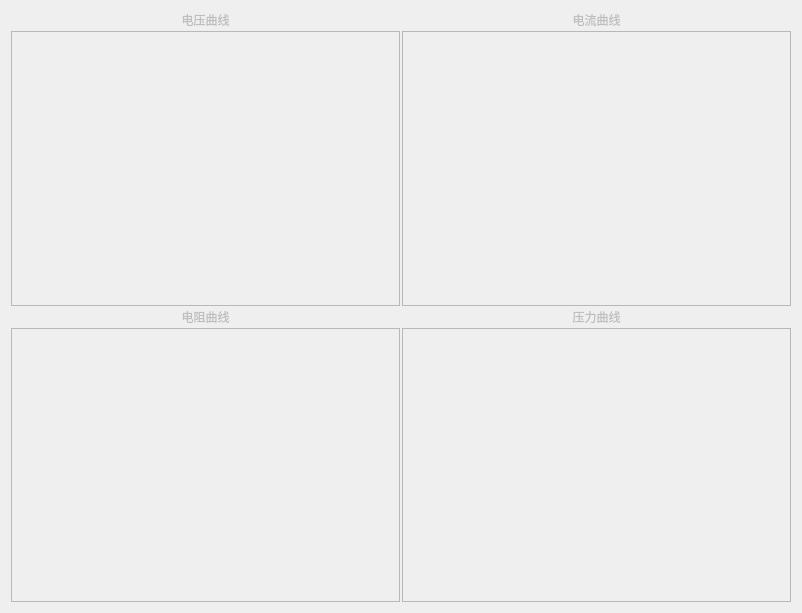
<?xml version="1.0" encoding="UTF-8"?>
<ui version="4.0">
 <class>Form</class>
 <widget class="QWidget" name="Form">
  <property name="enabled">
   <bool>false</bool>
  </property>
  <property name="geometry">
   <rect>
    <x>0</x>
    <y>0</y>
    <width>802</width>
    <height>613</height>
   </rect>
  </property>
  <property name="windowTitle">
   <string>Form</string>
  </property>
  <layout class="QGridLayout" name="gridLayout_2">
   <item row="0" column="0">
    <layout class="QGridLayout" name="gridLayout">
     <property name="sizeConstraint">
      <enum>QLayout::SetMaximumSize</enum>
     </property>
     <property name="spacing">
      <number>2</number>
     </property>
     <item row="1" column="0">
      <layout class="QVBoxLayout" name="verticalLayout_3">
       <item>
        <widget class="QLabel" name="label_3">
         <property name="text">
          <string>电阻曲线</string>
         </property>
         <property name="alignment">
          <set>Qt::AlignCenter</set>
         </property>
        </widget>
       </item>
       <item>
        <widget class="QGraphicsView" name="z_view"/>
       </item>
      </layout>
     </item>
     <item row="1" column="1">
      <layout class="QVBoxLayout" name="verticalLayout">
       <item>
        <widget class="QLabel" name="label">
         <property name="text">
          <string>压力曲线</string>
         </property>
         <property name="alignment">
          <set>Qt::AlignCenter</set>
         </property>
        </widget>
       </item>
       <item>
        <widget class="QGraphicsView" name="n_view">
         <property name="enabled">
          <bool>false</bool>
         </property>
        </widget>
       </item>
      </layout>
     </item>
     <item row="0" column="0">
      <layout class="QVBoxLayout" name="verticalLayout_4">
       <item>
        <widget class="QLabel" name="v_label">
         <property name="text">
          <string>电压曲线</string>
         </property>
         <property name="textFormat">
          <enum>Qt::AutoText</enum>
         </property>
         <property name="alignment">
          <set>Qt::AlignCenter</set>
         </property>
        </widget>
       </item>
       <item>
        <widget class="QGraphicsView" name="v_view">
         <property name="frameShadow">
          <enum>QFrame::Sunken</enum>
         </property>
        </widget>
       </item>
      </layout>
     </item>
     <item row="0" column="1">
      <layout class="QVBoxLayout" name="verticalLayout_2">
       <item>
        <widget class="QLabel" name="a_label">
         <property name="text">
          <string>电流曲线</string>
         </property>
         <property name="alignment">
          <set>Qt::AlignCenter</set>
         </property>
        </widget>
       </item>
       <item>
        <widget class="QGraphicsView" name="a_view"/>
       </item>
      </layout>
     </item>
    </layout>
   </item>
  </layout>
 </widget>
 <resources/>
 <connections/>
</ui>
